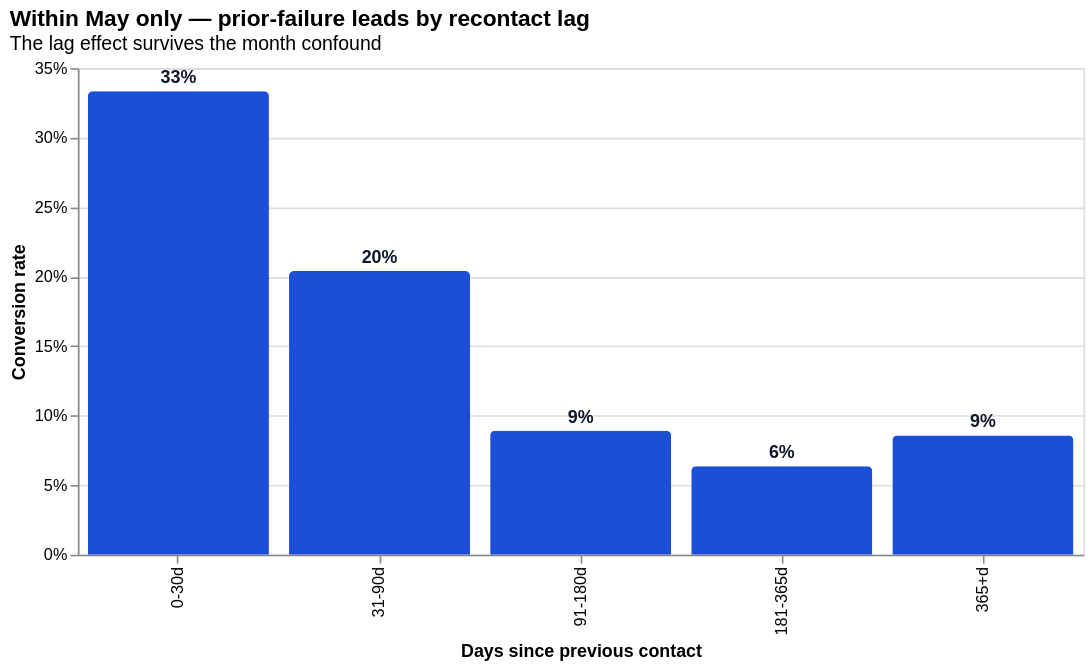

Notebook cell for this chart:
### Code cell
may_bars = (
    alt.Chart(may_lag)
    .mark_bar(color=PALETTE["accent2"], cornerRadiusEnd=3)
    .encode(
        x=alt.X("recontact:N", sort=LAG_ORDER, title="Days since previous contact"),
        y=alt.Y("conv:Q", title="Conversion rate",
                axis=alt.Axis(format="%")),
        tooltip=["recontact", "calls", "subs",
                 alt.Tooltip("conv:Q", format=".1%")],
    )
)
may_labels = (
    alt.Chart(may_lag)
    .mark_text(dy=-8, fontSize=11, fontWeight="bold", color=PALETTE["ink"])
    .encode(
        x=alt.X("recontact:N", sort=LAG_ORDER),
        y="conv:Q",
        text=alt.Text("conv:Q", format=".0%"),
    )
)
may_chart = (
    alt.layer(may_bars, may_labels)
    .properties(
        height=300, width=620,
        title=alt.TitleParams(
            "Within May only — prior-failure leads by recontact lag",
            subtitle="The lag effect survives the month confound",
            fontSize=14, anchor="start",
        ),
    )
)
may_chart

### Figure 1 — Vega-Lite specification as saved in the notebook (floating-point values rounded to 4 significant figures)
{"$schema": "https://vega.github.io/schema/vega-lite/v6.4.1.json", "config": {"view": {"continuousHeight": 300, "continuousWidth": 300}}, "data": {"name": "data-fdcd654b69ac19cbe6cf72bacbc38577"}, "datasets": {"data-fdcd654b69ac19cbe6cf72bacbc38577": [{"calls": 18, "conv": 0.3333, "recontact": "0-30d", "subs": 6}, {"calls": 49, "conv": 0.2041, "recontact": "31-90d", "subs": 10}, {"calls": 258, "conv": 0.08915, "recontact": "91-180d", "subs": 23}, {"calls": 1117, "conv": 0.06356, "recontact": "181-365d", "subs": 71}, {"calls": 245, "conv": 0.08571, "recontact": "365+d", "subs": 21}]}, "height": 300, "layer": [{"encoding": {"tooltip": [{"field": "recontact", "type": "nominal"}, {"field": "calls", "type": "quantitative"}, {"field": "subs", "type": "quantitative"}, {"field": "conv", "format": ".1%", "type": "quantitative"}], "x": {"field": "recontact", "sort": ["0-30d", "31-90d", "91-180d", "181-365d", "365+d"], "title": "Days since previous contact", "type": "nominal"}, "y": {"axis": {"format": "%"}, "field": "conv", "title": "Conversion rate", "type": "quantitative"}}, "mark": {"color": "#1d4ed8", "cornerRadiusEnd": 3, "type": "bar"}}, {"encoding": {"text": {"field": "conv", "format": ".0%", "type": "quantitative"}, "x": {"field": "recontact", "sort": ["0-30d", "31-90d", "91-180d", "181-365d", "365+d"], "type": "nominal"}, "y": {"field": "conv", "type": "quantitative"}}, "mark": {"color": "#0f172a", "dy": -8, "fontSize": 11, "fontWeight": "bold", "type": "text"}}], "title": {"anchor": "start", "fontSize": 14, "subtitle": "The lag effect survives the month confound", "text": "Within May only — prior-failure leads by recontact lag"}, "usermeta": {"embedOptions": {}}, "width": 620}
